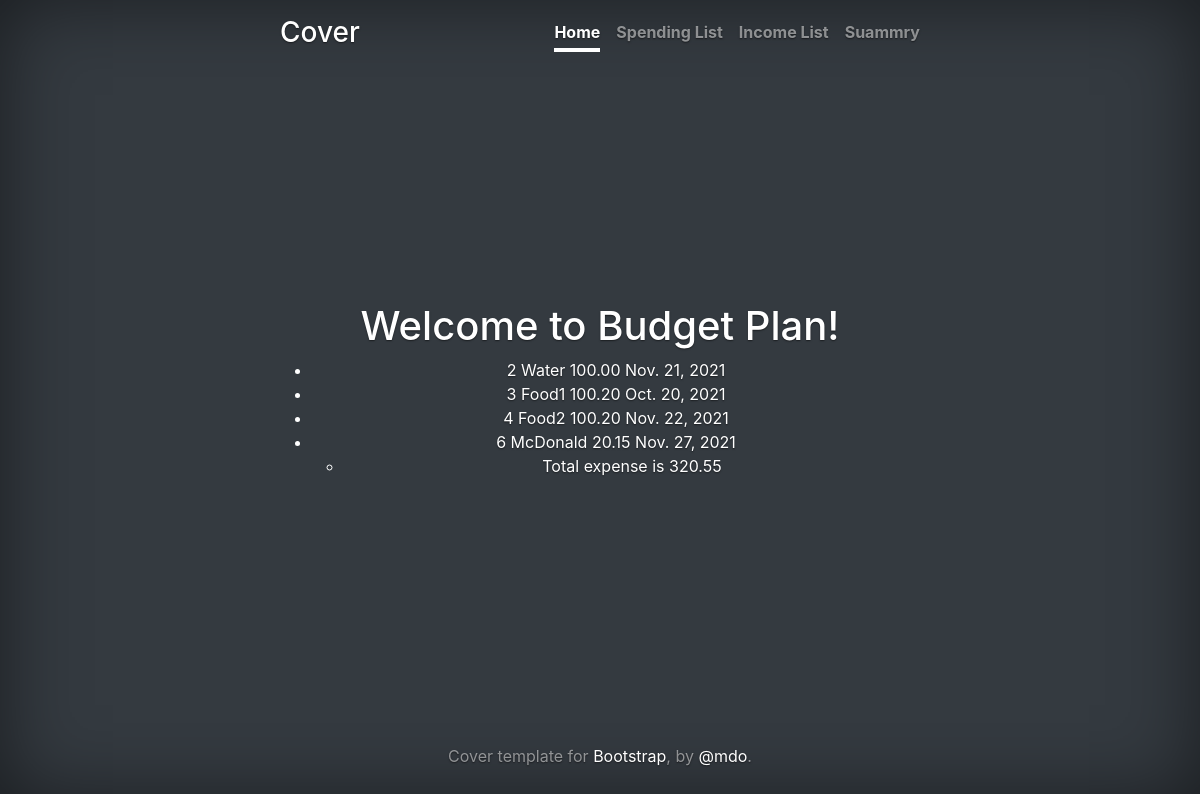
The app's page /budget/spending/list/, older data.
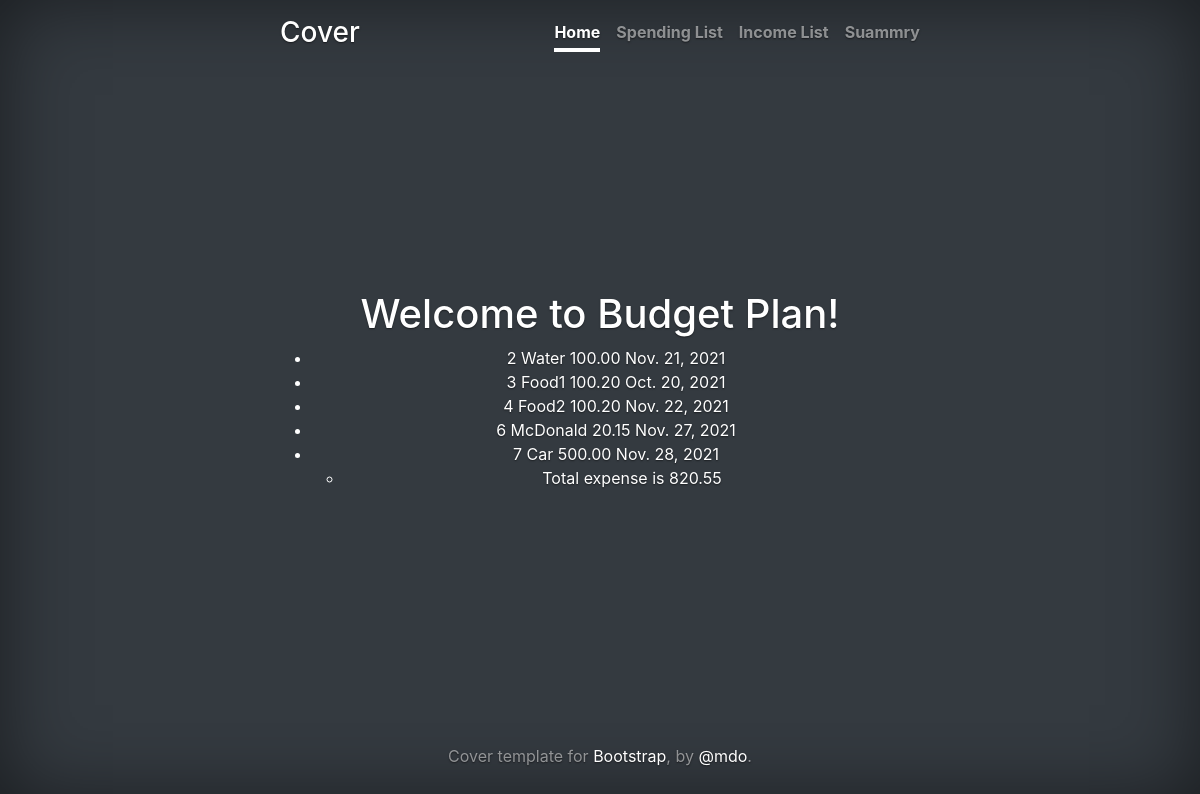
The same page, newer data.
### budget/models.py (models this page shows, shortened)
class Spending(models.Model):
    name = CharField(max_length=128)
    amount = DecimalField(max_digits=8,decimal_places=2)
    category = ForeignKey(Category,related_name='spendings', null=True,on_delete=models.DO_NOTHING)
    date = DateField(default=datetime.date.today)# date field , default is today
    description = TextField()

### budget/views.py (the view)
# urls.py: path('budget/spending/list/',SpendingListView.as_view(), name='spending_list'),
class SpendingListView(ListView):
    template_name = "spendings/list.html"
    model = Spending
    def get_context_data(self,**kwargs):
        context=super().get_context_data(**kwargs)
        context['expenses'] = Spending.objects.all() # get a query of all expenses
        total_expenses = context['expenses'].aggregate(Sum('amount')) #sum
        context['total_expenses'] = total_expenses
        return context

### budget/templates/spendings/list.html
{% extends "base.html" %}
{% block content %}
  <h1>Welcome to Budget Plan!</h1>
  <ul>
    {% for expense in expenses %}
      <li>
        {{ expense.pk }}
        {{ expense.name }}
        {{ expense.amount }}
        {{ expense.date }}
      </li>
    {% endfor %}
      <ul>
        <li>Total expense is {{ total_expenses.amount__sum|floatformat:2 }}</li>
      </ul>
  </ul>
{% endblock %}

Row changes from the older to the newer data that the page shows:
added Spending: pk "7", name "Car", amount "500.00", date "Nov. 28, 2021"
Text that changed along with them:
{{ total_expenses.amount__sum|floatformat:2 }}: "320.55" → "820.55"
